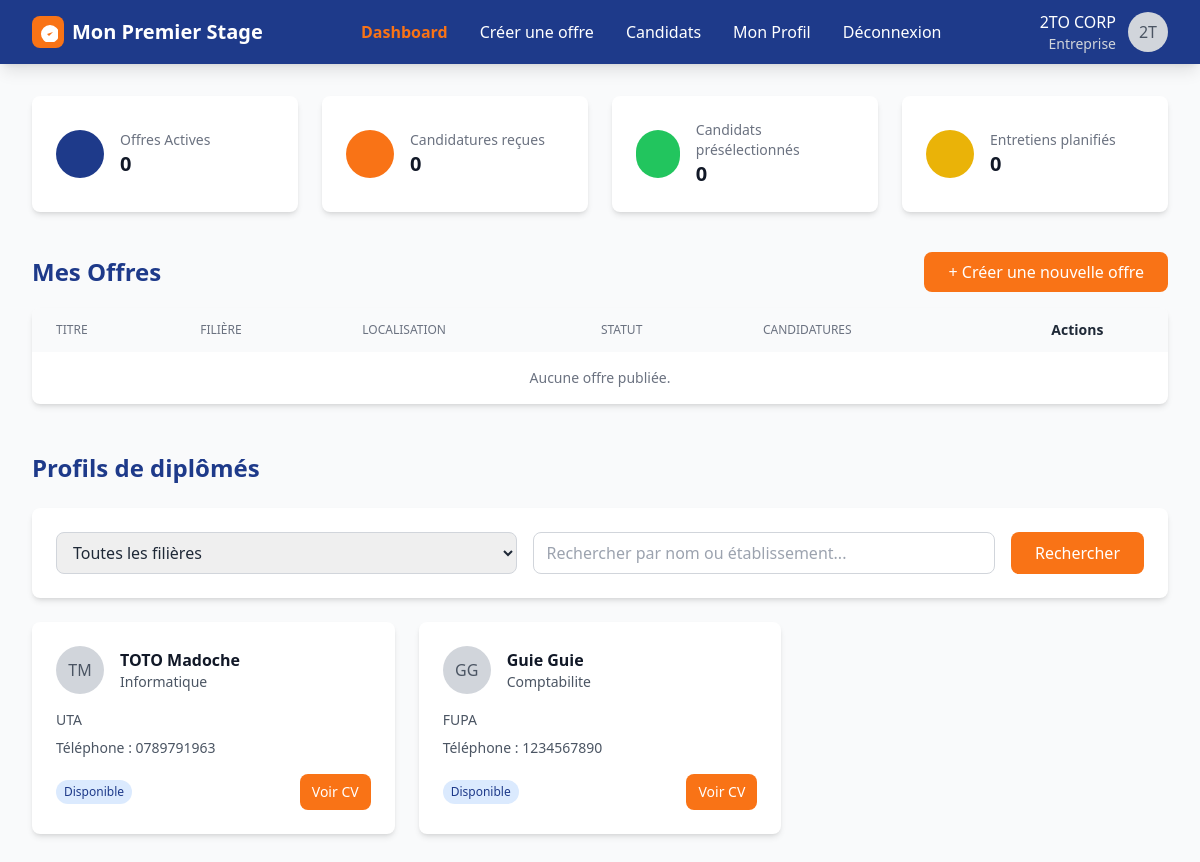
/entreprise/ (signed in), run on an earlier commit of the app's database.
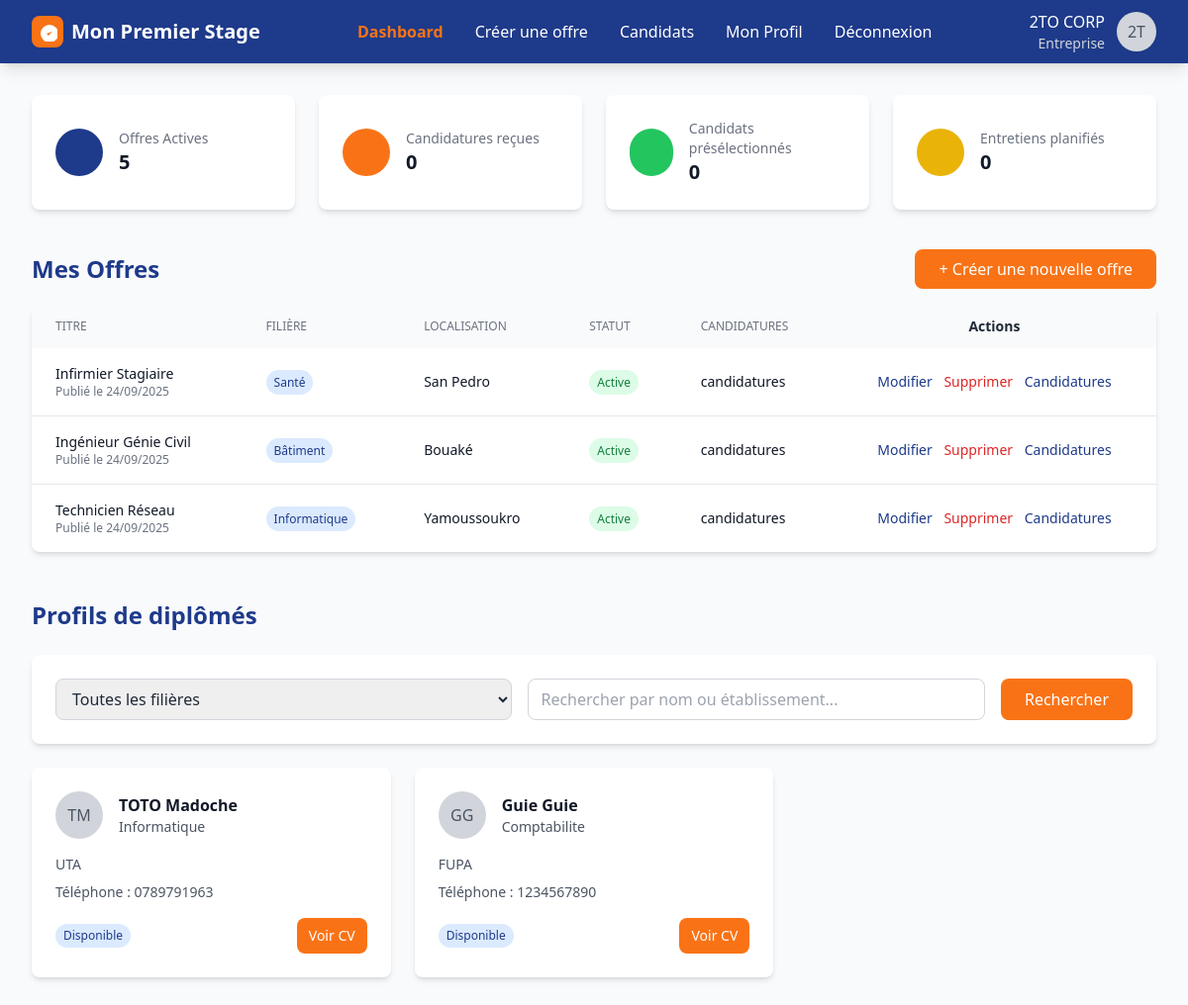
And on a later commit of the database.
### app_premier_stage/models.py (models this page shows, shortened)
class Stagiaire(models.Model):
    id_stagiaire = models.UUIDField(primary_key=True, default=uuid.uuid4, editable=False)
    user = models.OneToOneField(
        settings.AUTH_USER_MODEL,
        on_delete=models.CASCADE,
        related_name="profil_stagiaire"
    )
    nom_stagiaire = models.CharField(max_length=30, default="")
    prenom_stagiaire = models.CharField(max_length=100, default="")
    etablissement = models.CharField(max_length=50, default="")
    date_naissance_stagiaire = models.DateField()
    telephone_stagiaire = models.CharField(max_length=15, default="+225")
    email_stagiaire = models.EmailField(max_length=30,default="")
    filiere_stagiaire = models.CharField(max_length=30, default="")
    cv_stagiaire = models.FileField(upload_to="cvs/", blank=True, null=True)
    photo = models.ImageField(upload_to="photos/", blank=True, null=True)
    created_at = models.DateTimeField(auto_now_add=True)

class OffreEmploi(models.Model):
    id_offre = models.UUIDField(primary_key=True, default=uuid.uuid4, editable=False)
    user = models.ForeignKey(
        settings.AUTH_USER_MODEL,
        on_delete=models.CASCADE,
        related_name="offres_entreprise",
        default=""
    )
    entreprise = models.ForeignKey(Entreprise, on_delete=models.CASCADE, related_name="offres")
    titre_poste = models.CharField(max_length=30, default="")
    domaine_poste = models.CharField(max_length=100,default="")
    description_offre = models.TextField(max_length=1000,default="")
    type_offre = models.CharField(max_length=150,default="")
    type_contrat = models.CharField(max_length=150,default="")
    competence_requis = models.CharField(max_length=250,default="")
    duree_contrat = models.CharField(max_length=20,default="")
    date_debut_offre = models.DateField()
    remuneration_offre = models.CharField(max_length=10,default="")
    mission_offre = models.CharField(max_length=300,default="")
    localisation_offre = models.CharField(max_length=100, default="")
    statut_offre = models.CharField(max_length=20,default="disponible")
    date_fin_candidature = models.DateField()
    created_at = models.DateTimeField(auto_now_add=True)

### app_premier_stage/views.py (the view)
# urls.py: path('entreprise/',views.EntrepriseDashboard,name='entreprise'),
def EntrepriseDashboard(request):
    if not is_entreprise(user=request.user):
        messages.error(request, "Vous n'êtes pas autorisé")
        return redirect("connexion")
    entreprise = Entreprise.objects.get(user=request.user)
    offres_actives = OffreEmploi.objects.filter(entreprise=entreprise,statut_offre="disponible").count()
    candidatures_total = Candidature.objects.filter(offre__entreprise=entreprise).count()
    candidats_preselectionnes = Candidature.objects.filter(offre__entreprise=entreprise, statut_candidature="preselectionne").count()
    entretiens_planifies = Candidature.objects.filter(offre__entreprise=entreprise, statut_candidature="entretien").count()
    offres = OffreEmploi.objects.filter(entreprise=entreprise).order_by("-created_at")[:3]
    filiere_filter = request.GET.get("filiere", "")
    query = request.GET.get("q", "")
    stagiaires = Stagiaire.objects.all()
    if filiere_filter:
        stagiaires = stagiaires.filter(filiere_stagiaire=filiere_filter)
    if query:
        stagiaires = stagiaires.filter(
            Q(nom_stagiaire__icontains=query) |
            Q(prenom_stagiaire__icontains=query) |
            Q(etablissement__icontains=query)
        )
    filieres = Stagiaire.objects.values_list("filiere_stagiaire", flat=True).distinct()
    context = {
        "offres_actives": offres_actives,
        "candidatures_total": candidatures_total,
        "candidats_preselectionnes": candidats_preselectionnes,
        "entretiens_planifies": entretiens_planifies,
        "offres": offres,
        "stagiaires": stagiaires[:12],  # on limite pour ne pas surcharger la page
        "filieres": filieres,
        "entreprise":entreprise,
    }
    return render(request, "entreprise/dashboard.html", context)

### app_premier_stage/views.py (called while the page is built)
def is_entreprise(user):
    return user.groups.filter(name="entreprise").exists()

### app_premier_stage/templates/entreprise/dashboard.html (shortened to what the changed rows need)
{% extends "base.html" %}
{% block content %}
<main class="max-w-7xl mx-auto px-3 sm:px-6 lg:px-8 py-8">
  <section class="grid grid-cols-1 sm:grid-cols-2 lg:grid-cols-4 gap-4 md:gap-6 mb-10">
    <div class="bg-white rounded-lg shadow-md p-4 md:p-6 flex items-center space-x-4 hover:shadow-lg transition">
      <div>
        <p class="text-xs md:text-sm text-gray-500">Offres Actives</p>
        <p class="text-lg md:text-xl font-bold text-gray-900">{{ offres_actives }}</p>
      </div>
    </div>
  </section>
  <section class="mb-12">
    <div class="flex flex-col sm:flex-row justify-between sm:items-center mb-4 gap-3">
      <h2 class="text-xl sm:text-2xl font-bold text-primary-blue">Mes Offres</h2>
    </div>
    <div class="bg-white rounded-lg shadow-md overflow-hidden">
      <div class="overflow-x-auto">
        <table class="min-w-full text-sm">
          <thead class="bg-gray-50">
            <tr>
              <th class="px-4 sm:px-6 py-3 text-left text-xs font-medium text-gray-500 uppercase">Titre</th>
              <th class="px-4 sm:px-6 py-3 text-left text-xs font-medium text-gray-500 uppercase">Filière</th>
              <th class="px-4 sm:px-6 py-3 text-left text-xs font-medium text-gray-500 uppercase">Localisation</th>
              <th class="px-4 sm:px-6 py-3 text-left text-xs font-medium text-gray-500 uppercase">Statut</th>
              <th class="px-4 sm:px-6 py-3 text-left text-xs font-medium text-gray-500 uppercase">Candidatures</th>
              <th class="px-4 sm:px-6 py-3">Actions</th>
            </tr>
          </thead>
          <tbody class="divide-y divide-gray-200">
            {% for offre in offres %}
            <tr class="hover:bg-gray-50">
              <td class="px-4 sm:px-6 py-4">
                <div class="text-sm font-medium text-gray-900">{{ offre.titre_poste }}</div>
                <div class="text-xs text-gray-500">Publié le {{ offre.created_at|date:"d/m/Y" }}</div>
              </td>
              <td class="px-4 sm:px-6 py-4">
                <span class="bg-blue-100 text-primary-blue px-2 py-1 rounded-full text-xs">{{ offre.domaine_poste }}</span>
              </td>
              <td class="px-4 sm:px-6 py-4 text-sm text-gray-900">{{ offre.localisation_offre }}</td>
              <td class="px-4  sm:px-6 py-4">
                {% if offre.statut_offre %}
                  <span class="bg-green-100 text-green-700 px-2 py-1 rounded-full text-xs">Active</span>
                {% else %}
                  <span class="bg-red-100 text-red-700 px-2 py-1 rounded-full text-xs">Inactive</span>
                {% endif %}
              </td>
              <td class="px-4 sm:px-6 py-4 text-sm text-gray-900">
                 candidatures
              </td>
              <td class="px-4 text-center sm:px-6 py-4 text-sm space-x-2">
                <a href="#" class="text-primary-blue hover:underline">Modifier</a>
                <a href="#" class="text-red-600 hover:underline">Supprimer</a>
                <a href="{% url "liste_candidatures" offre.id_offre %}" class="text-primary-blue hover:underline">Candidatures</a>
              </td>
            </tr>
            {% empty %}
            <tr>
              <td colspan="6" class="px-4 sm:px-6 py-4 text-center text-gray-500">Aucune offre publiée.</td>
            </tr>
            {% endfor %}
          </tbody>
        </table>
      </div>
    </div>
  </section>
  <section>
    <h2 class="text-xl sm:text-2xl font-bold text-primary-blue mb-6">Profils de diplômés</h2>
    <div class="grid grid-cols-1 md:grid-cols-2 lg:grid-cols-3 gap-6">
      {% for stagiaire in stagiaires %}
      <div class="bg-white rounded-lg shadow-md p-4 sm:p-6 hover:shadow-lg transition-shadow">
        <div class="flex items-center mb-4">
          <div class="w-12 h-12 bg-gray-300 rounded-full flex items-center justify-center mr-4">
            <span class="text-gray-600 font-medium">{{ stagiaire.nom_stagiaire|slice:":1" }}{{ stagiaire.prenom_stagiaire|slice:":1" }}</span>
          </div>
          <div>
            <h3 class="font-semibold text-gray-900">{{ stagiaire.nom_stagiaire }} {{ stagiaire.prenom_stagiaire }}</h3>
            <p class="text-sm text-gray-600">{{ stagiaire.filiere_stagiaire }}</p>
          </div>
        </div>
        <p class="text-sm text-gray-600 mb-2">{{ stagiaire.etablissement }}</p>
        <p class="text-sm text-gray-600 mb-4">Téléphone : {{ stagiaire.telephone_stagiaire }}</p>
        <div class="flex items-center justify-between">
          <span class="bg-blue-100 text-primary-blue px-2 py-1 rounded-full text-xs">Disponible</span>
          {% if stagiaire.cv_stagiaire %}
            <a href="{{ stagiaire.cv_stagiaire.url }}" target="_blank"
               class="bg-primary-orange hover:bg-orange-600 text-white px-3 py-2 rounded-lg text-xs sm:text-sm font-medium transition-colors">
              Voir CV
            </a>
          {% endif %}
        </div>
      </div>
      {% empty %}
      <p class="text-gray-500 col-span-full text-center">Aucun profil trouvé.</p>
      {% endfor %}
    </div>
  </section>
</main>
{% endblock content %}

What changed in the data, as far as the page shows it:
added OffreEmploi: titre_poste "Infirmier Stagiaire", created_at "24/09/2025", domaine_poste "Santé", localisation_offre "San Pedro", statut_offre "Active"
added OffreEmploi: titre_poste "Ingénieur Génie Civil", created_at "24/09/2025", domaine_poste "Bâtiment", localisation_offre "Bouaké", statut_offre "Active"
added OffreEmploi: titre_poste "Technicien Réseau", created_at "24/09/2025", domaine_poste "Informatique", localisation_offre "Yamoussoukro", statut_offre "Active"
Also different on the page:
{{ offres_actives }}: "0" → "5"
text no longer shown: "Aucune offre publiée."
